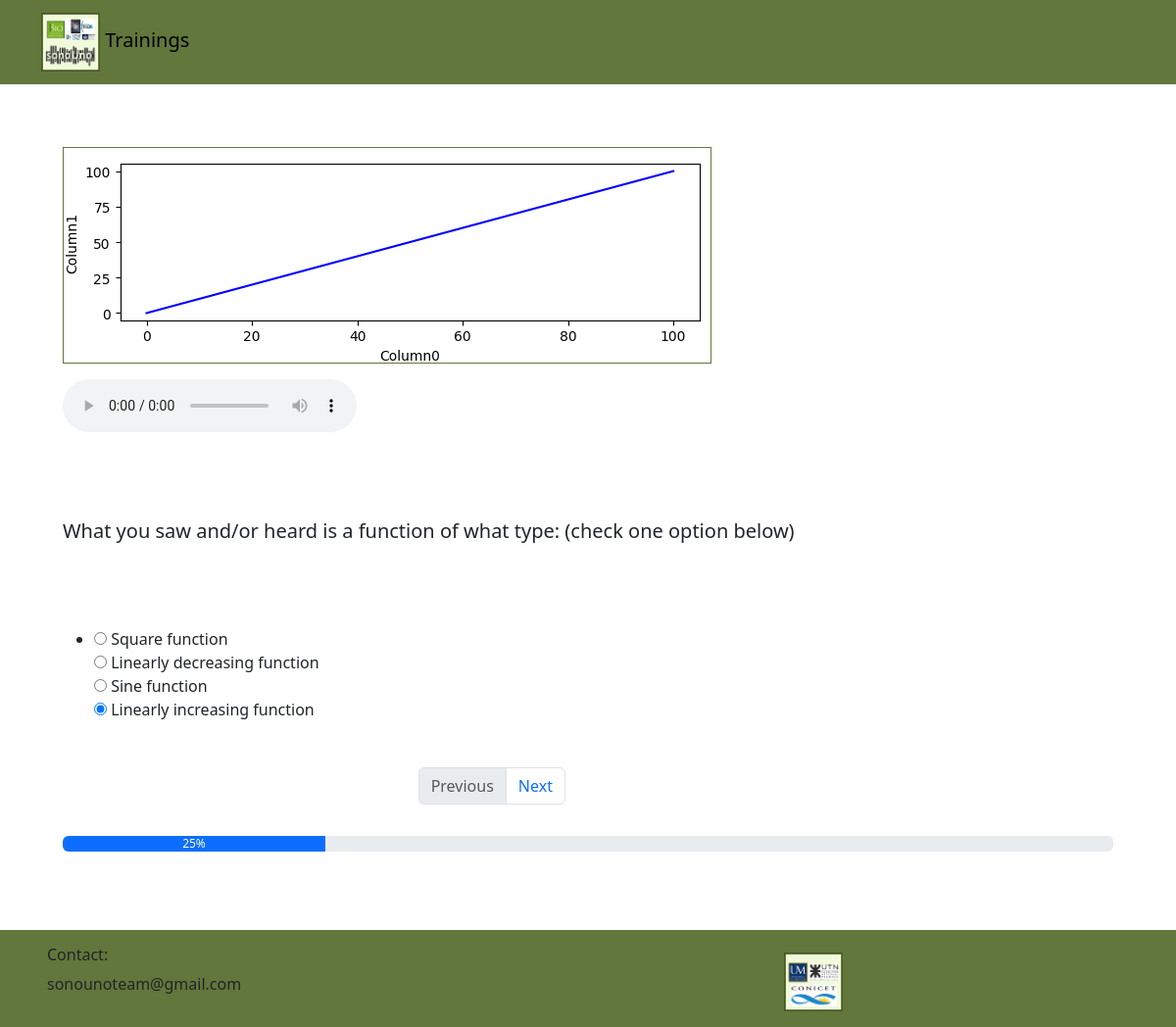
The app's page /trainingApp/3/ with its own data.
### trainingApp/models.py (models this page shows, shortened)
class Deploy(models.Model):
    training = models.ForeignKey(Training, on_delete=models.CASCADE)
    deploy_image = models.ImageField(upload_to="trainingApp/images", blank=True)
    deploy_sound = models.FileField(upload_to="trainingApp/sound", blank=True)
    ch_d1 = models.CharField(max_length=50, null=True)
    ch_d2 = models.CharField(max_length=50, null=True)
    ch_d3 = models.CharField(max_length=50, null=True)
    ch_d4 = models.CharField(max_length=50, null=True)
    user_response = models.CharField(max_length=50, null=True)

### trainingApp/views.py (the view, shortened to what this page needs)
# urls.py: path("<int:deploy_id>/", views.DeployDetailView.as_view(), name="forms"),
class DeployDetailView(View):
    template_name = 'trainingApp/forms.html'
    def get(self, request, deploy_id):
        deploy = get_object_or_404(Deploy, pk=deploy_id)
        form = QuestionForm(instance=deploy)
        request.session['rnd_deploy'] = list(Deploy.objects.values_list('pk', flat=True))
        request.session['index'] = request.session.get('index', 0)
        return render(request, self.template_name, {'deploy': deploy, 'form': form})

### trainingApp/forms.py
class QuestionForm(forms.ModelForm):
    class Meta:
        model = Deploy
        fields = ['user_response']
    def __init__(self, *args, **kwargs):
        super(QuestionForm, self).__init__(*args, **kwargs)
        options = [
            ('ch_d1', self.instance.ch_d1),
            ('ch_d2', self.instance.ch_d2),
            ('ch_d3', self.instance.ch_d3),
            ('ch_d4', self.instance.ch_d4),
        ]
        self.fields['user_response'] = forms.ChoiceField(
            choices=options,
            widget=forms.RadioSelect(),
        )

### trainingApp/templates/trainingApp/forms.html (shortened to what this page needs)
<!DOCTYPE html>
<html lang="en">
<head>
    {% load bootstrap5 %}
    {% bootstrap_css %}
    {% load static %}
    <link rel="stylesheet" href="{% static 'trainingApp/style/style.css' %}">
</head>
<body>
    <header>
        <nav class="navbar navbar-light back">
            <div class="container">
                <a class="navbar-brand" href="#">
                    <img src="/static/trainingApp/images/logo1.png" alt="logo_ibio" width="60" height="60">
                    Trainings
                </a>
            </div>
        </nav>
    </header>
    <main>
        <form method="POST" action="{% url 'trainingApp:forms' deploy.id %}">
            <section class="form-deploy">
                <div class="form-deploy-image">
                    <img src="{{ form.instance.deploy_image.url }}" class="img-fluid im" alt="Displayed Image">
                </div>
                <div class="form-deploy-audio">
                    <audio controls>
                        <source  src="{{ form.instance.deploy_sound.url }}" type="audio/mpeg">
                    </audio>
                </div>
                <div class="form-question">
                    <p class="h5">What you saw and/or heard is a function of what type: (check one option below)</p>
                </div>
                <div class="form-choice">
                    <ul>
                        {% for field in form.visible_fields %}
                            <li>
                                {{ field }}
                            </li>
                        {% endfor %}
                    </ul>
                </div>
            </section>
            <section class="page-button">
                <div class="container-pagination">
                    <div class="row justify-content-center">
                        <nav aria-label="...">
                            <ul class="pagination">
                                <li class="page-item disabled">
                                    <a class="page-link" href="{% url 'trainingApp:prev' %}" tabindex="-1" aria-disabled="true">
                                            Previous
                                    </a>
                                </li>
                                <li class="page-item">
                                    <a class="page-link" href="{% url 'trainingApp:next' %}">Next</a>
                                </li>
                            </ul>
                        </nav>
                    </div>
                </div>
            </section>
            <section class="bar-p">
                <div class="progress">
                        <div class="progress-bar" role="progressbar" style="width: 25%;" aria-valuenow="25" aria-valuemin="0" aria-valuemax="100">25%</div>
                </div>
            </section>
        </form>
    </main>
    <footer class="back">
        <div class="row">
            <div class="col align-self-start">
                <p class="h6">Contact:</p>
                <p>sonounoteam@gmail.com</p>
            </div>
            <div class="col
            align-self-end">
                <img src="/static/trainingApp/images/logo2.png" alt="logos conicet-UM" width="60" height="60">
            </div>
        </div>
    </footer>
</body>
</html>

### trainingApp/static/trainingApp/style/style.css (style rules this page uses)
.back { background-color: rgb(97, 119, 59); }
main { margin-top: 3rem; margin-bottom: 5rem; }
form { padding: 0rem 4rem 0rem 4rem; }
.form-deploy { display: grid; grid-template-columns: 1fr 1fr 1fr; grid-template-rows: 2fr 1fr 1fr 1fr; grid-template-areas: "image image image" "audio audio audio" "question question question"; }
.form-deploy-image { grid-area: image; }
.im { margin: 1rem 0rem 1rem 0rem; padding-top: 1rem; border-style: groove; border-width: 1px; border-color: rgb(97, 119, 59); }
.form-deploy-audio { grid-area: audio; }
.form-question { grid-area: question; margin: 1rem 0rem 1rem 0rem; }
.page-button { display: grid; grid-template-columns: repeat(3, 1fr); grid-template-rows: repeat(1, 1fr); grid-template-areas: ". pagination ."; margin: 1rem; }
.container-pagination { grid-area: pagination; }
footer { padding: 1rem 3rem 1rem 3rem; }

### records on screen
Deploy: instance.deploy_image (picture), visible_fields "☐ Square function ☐ Linearly decreasing function ☐ Sine function ☑ Linearly increasing function"
